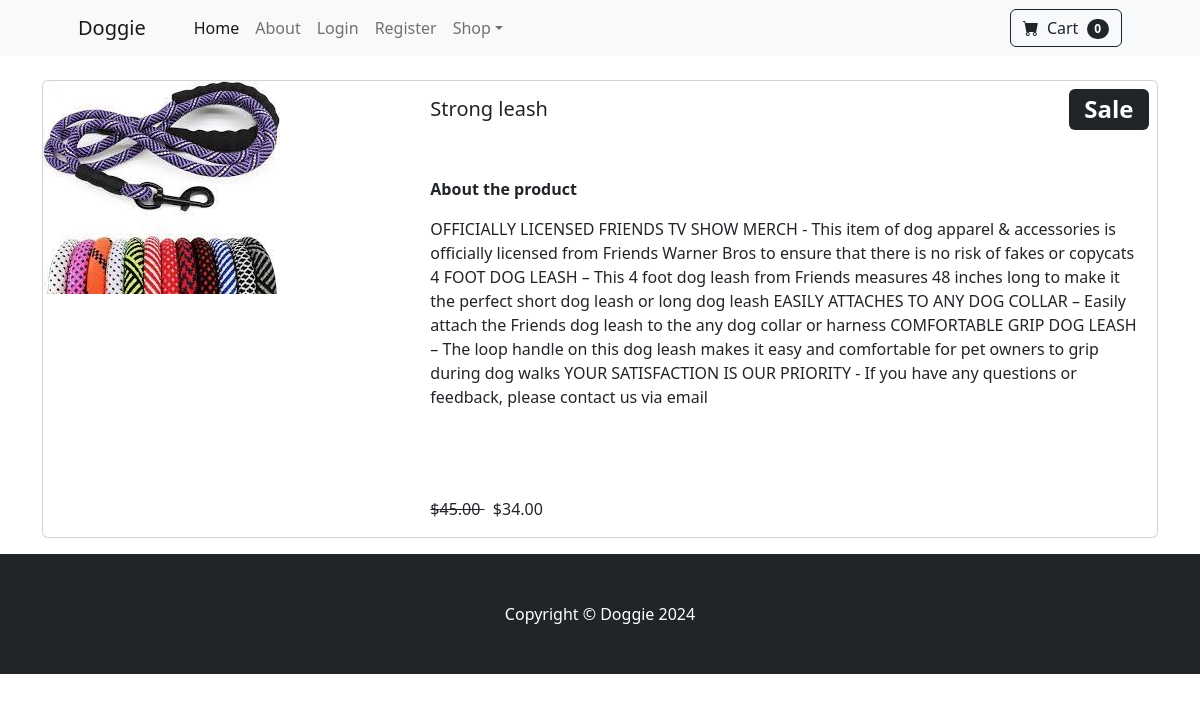
The app's page /product/4 with its own data.
### store/models.py (models this page shows, shortened)
class Product(models.Model):
    name = models.CharField(max_length=100)
    price = models.DecimalField(default=0, decimal_places=2, max_digits=6)
    category = models.ForeignKey(Category, on_delete=models.CASCADE, default=1)
    description = models.CharField(max_length=2500, default='', blank=True, null=True)
    image = models.ImageField(upload_to='uploads/product/')
    is_sale = models.BooleanField(default=False)
    sale_price = models.DecimalField(default=0, decimal_places=2, max_digits=6)

### store/views.py (the view)
# urls.py: path('product/<int:pk>', views.product, name='product'),
def product(request, pk):
    product = Product.objects.get(id=pk)
    return render(request, 'product.html', {'product': product})

### store/templates/product.html (shortened to what this page needs)
{% extends 'base.html' %}
{% load static %}
{% block content %}
    <div class="container">
        <br>
        <div class="card mb-3">
          <div class="row g-0">
            <div class="col-md-4">
              <img src="{{ product.image.url }}" class="img-fluid rounded-start" alt="...">
            </div>
            <div class="col-md-8">
              <div class="card-body">
                <h5 class="card-title">{{product.name}}</h5>
                  <br><br>
                  <p class="card-text"><strong>About the product</strong></p>
                <p class="card-text">{{product.description}}</p>
                  <br><br><br>
                {% if product.is_sale %}
                        <div class="badge bg-dark text-white position-absolute" style="font-size: 1.5rem; top: 0.5rem; right: 0.5rem">Sale</div>
                      <strike>
                          ${{product.price}}
                      </strike>
                      &nbsp;
                      ${{product.sale_price}}
                  {% else %}
                    ${{product.price}}
                  {% endif %}
              </div>
            </div>
          </div>
        </div>
    </div>
{% endblock %}

### records on screen
Product: image (picture), name "Strong leash", description "OFFICIALLY LICENSED FRIENDS TV SHOW MERCH - This item of dog apparel & accessories is officially licensed from Friends Warner Bros to ensure that there is no risk of fakes or copycats 4 FOOT DOG LEASH – This 4 foot dog leash from Friends measures 48 inches long to make it the perfect short dog leash or long dog leash EASILY ATTACHES TO ANY DOG COLLAR – Easily attach the Friends dog leash to the any dog collar or harness COMFORTABLE GRIP DOG LEASH – The loop handle on this dog leash makes it easy and comfortable for pet owners to grip during dog walks YOUR SATISFACTION IS OUR PRIORITY - If you have any questions or feedback, please contact us via email", price "45.00", sale_price "34.00"
